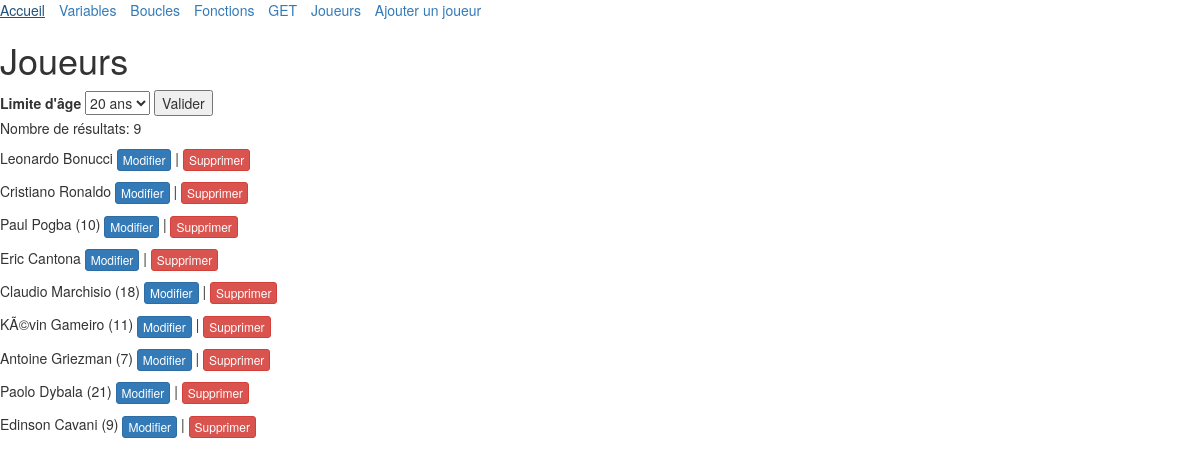
/joueurs.php, run on the app's committed database.
### tables this page shows
CREATE TABLE `joueur` (
  `id` int(11) NOT NULL,
  `nom` varchar(255) NOT NULL,
  `prenom` varchar(255) NOT NULL,
  `age` int(11) NOT NULL,
  `numero_maillot` int(3) NOT NULL,
  `equipe` int(11) NOT NULL
);

### joueurs.php (the view, shortened to what this page needs)
<?php
include 'includes/header.php';
include 'includes/menu.php';
$db = new PDO('mysql:host=localhost;dbname=formation-poec', 'root', '');
if (isset($ageLimit)) {
    $query = $db->prepare('SELECT * FROM joueur WHERE age < ' . $ageLimit);
} else {
     $query = $db->prepare('SELECT * FROM joueur');
}
$query->execute();
?>
<h1>Joueurs</h1>
<div>
    <form>
        <label>Limite d'âge</label>
        <select name="ageLimit">
            <option value="20">20 ans</option>
        </select>
        <input type="submit" value="Valider">
    </form>
</div>
<?php
  $output = '';
  $i = 0;
  while ($joueur = $query->fetch()) {
    $i++;
    $condition =
      $joueur['numero_maillot'] > 0 &&
      $joueur['numero_maillot'] < 1000;
    if ($condition) {
      $output .= '<p>' . $joueur['prenom'] . ' ' . $joueur['nom'] . ' (' . $joueur['numero_maillot'] . ')';
    } else {
      $output .= '<p>' . $joueur['prenom'] . ' ' . $joueur['nom'] . '';
    }
    $output .= ' <a class="btn btn-primary btn-xs" href="updatePlayer.php?id='.$joueur['id'].'">Modifier</a>';
    $output .= ' | ';
    $output .= '<a class="btn btn-danger btn-xs" href="deletePlayer.php?id='.$joueur['id'].'">Supprimer</a>';
    $output .= '</p>';
   }
   echo '<p>Nombre de résultats: ' . $i . '</p>';
   echo $output;
?>
<?php include 'includes/footer.php'; ?>

### data on the page
joueur: prenom "Leonardo", nom "Bonucci", value "|"
joueur: prenom "Cristiano", nom "Ronaldo", value "|"
joueur: prenom "Paul", nom "Pogba", numero_maillot "10", value "|"
joueur: prenom "Eric", nom "Cantona", value "|"
joueur: prenom "Claudio", nom "Marchisio", numero_maillot "18", value "|"
joueur: prenom "KÃ©vin", nom "Gameiro", numero_maillot "11", value "|"
joueur: prenom "Antoine", nom "Griezman", numero_maillot "7", value "|"
joueur: prenom "Paolo", nom "Dybala", numero_maillot "21", value "|"
joueur: prenom "Edinson", nom "Cavani", numero_maillot "9", value "|"

### other printed values
$menu['label'] "Accueil"
$menu['label'] "Variables"
$menu['label'] "Boucles"
$menu['label'] "Fonctions"
$menu['label'] "GET"
$menu['label'] "Joueurs"
$menu['label'] "Ajouter un joueur"
$i "9"
